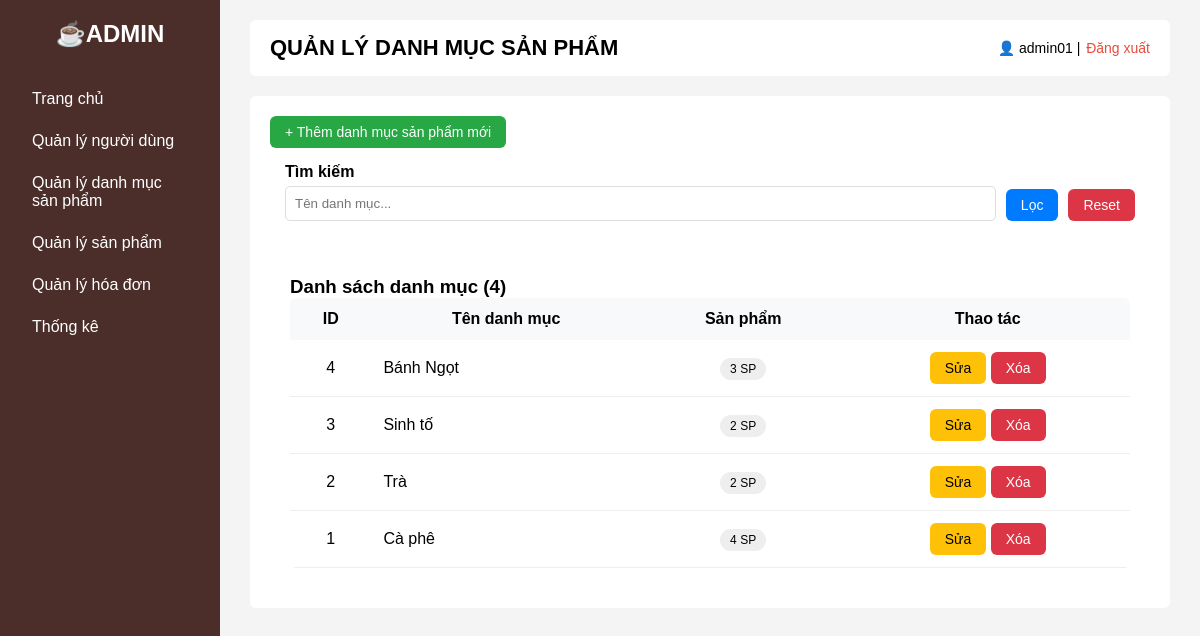
The page /php/phpAdmin/categories.php (signed in) on the database its author committed.
### tables this page shows
CREATE TABLE `categories` (
  `id` int(11) NOT NULL,
  `name` varchar(100) NOT NULL,
  `created_at` timestamp NOT NULL DEFAULT current_timestamp()
);

### php/phpAdmin/categories.php (the view, shortened to what this page needs)
<?php
include "../connect.php";
$search = trim($_GET["txt_search_category"] ?? "");
$sql = "
    SELECT c.id, c.name, COUNT(p.id) AS product_count
    FROM categories c
    LEFT JOIN products p ON c.id = p.category_id
    WHERE c.name LIKE '%$search%'
    GROUP BY c.id, c.name
    ORDER BY c.id DESC
";
$result = $conn->query($sql);
?>
<!DOCTYPE html>
<html lang="vi">
<head>
    <link rel="stylesheet" href="/quanlyquancaphe_web/Coffee_Web/css/home.css?v=<?php echo time(); ?>">
    <link rel="stylesheet" href="/quanlyquancaphe_web/Coffee_Web/css/categories.css?v=<?php echo time(); ?>">
</head>
<body>
    <div class="layout">
        <aside class="sidebar">
            <h2>☕ADMIN</h2>
            <ul>
                <li><a href="adminHome.php">Trang chủ</a></li>
                <li><a href="adminUsers.php">Quản lý người dùng</a></li>
                <li><a href="categories.php" class="active">Quản lý danh mục sản phẩm</a></li>
                <li><a href="products.php">Quản lý sản phẩm</a></li>
                <li><a href="orders.php">Quản lý hóa đơn</a></li>
                <li><a href="statistics.php">Thống kê</a></li>
            </ul>
        </aside>
        <main class="content">
            <header class="topbar">
                <h1>QUẢN LÝ DANH MỤC SẢN PHẨM</h1>
                <div class="account">
                    👤 <?= htmlspecialchars($_SESSION["username"]) ?> |
                    <a href="../phpAccount/logout.php">Đăng xuất</a>
                </div>
            </header>
            <section class="welcome">
                <div>
                    <button onclick="openAddModal()" class="btn btn-success">
                        + Thêm danh mục sản phẩm mới
                    </button>
                </div>
                <div class="filter-section">
                    <form method="GET">
                        <div class="form-group">
                            <label>Tìm kiếm</label>
                            <input type="text"
                                name="txt_search_category"
                                value="<?= $search ?>"
                                placeholder="Tên danh mục...">
                        </div>
                        <button class="btn btn-primary">Lọc</button>
                        <a href="categories.php" class="btn btn-delete">Reset</a>
                    </form>
                </div>
                <div class="table-wrap">
                    <h3>Danh sách danh mục (<?= $result->num_rows ?>)</h3>
                    <table>
                        <thead>
                            <tr>
                                <th>ID</th>
                                <th>Tên danh mục</th>
                                <th>Sản phẩm</th>
                                <th>Thao tác</th>
                            </tr>
                        </thead>
                        <tbody>
                            <?php while ($row = $result->fetch_assoc()): ?>
                                <tr>
                                    <td class="center"><?= $row["id"] ?></td>
                                    <td class="left"><?= $row["name"] ?></td>
                                    <td class="center">
                                        <span class="badge"><?= $row["product_count"] ?> SP</span>
                                    </td>
                                    <td class="center">
                                        <button class="btn btn-edit"
                                            onclick="openEditModal(<?= $row['id'] ?>,'<?= $row['name'], ENT_QUOTES ?>')">
                                            Sửa
                                        </button>
                                        <form method="POST" style="display:inline"
                                            onsubmit="return confirm('Xóa danh mục này?')">
                                            <button name="btn_delete_category"
                                                class="btn btn-delete"
                                                <?= $row["product_count"] > 0 ? "disabled" : "" ?>>
                                                Xóa
                                            </button>
                                        </form>
                                    </td>
                                </tr>
                            <?php endwhile; ?>
                        </tbody>
                    </table>
                </div>
        </main>
    </div>
</body>
</html>

### css/home.css (style rules this page uses)
* { margin: 0; padding: 0; box-sizing: border-box; font-family: Arial, sans-serif; }
.layout { display: flex; min-height: 100vh; background: #f4f4f4; }
.sidebar { width: 220px; background: #4b2e2a; color: white; padding: 20px; position: sticky; top: 0; height: 100vh; overflow-y: auto; }
.sidebar h2 { text-align: center; margin-bottom: 30px; }
.sidebar ul { list-style: none; }
.sidebar li { padding: 12px; cursor: pointer; border-radius: 5px; }
.content { flex: 1; padding: 20px 30px; }
.topbar { display: flex; justify-content: space-between; align-items: center; background: white; padding: 15px 20px; border-radius: 6px; margin-bottom: 20px; }
.topbar h1 { font-size: 22px; }
.account { font-size: 14px; }
.account a { text-decoration: none; color: #e74c3c; margin-left: 2px; }
.welcome { background: white; padding: 20px; border-radius: 6px; }
.sidebar a { text-decoration: none; color: white; display: block; width: 100%; }
table { width: 100%; background: white; border-collapse: collapse; border-radius: 6px; overflow: hidden; }
th { background: #4b2e2a; color: white; padding: 12px; text-align: center; }
td { padding: 10px; text-align: center; border-bottom: 1px solid #eee; }
.btn-delete { background: #e74c3c; color: white; padding: 6px 12px; border-radius: 4px; text-decoration: none; font-size: 14px; }

### css/categories.css (style rules this page uses)
.btn { padding: 8px 15px; border-radius: 6px; border: none; cursor: pointer; font-size: 14px; }
.btn-success { background-color: #28a745; color: white; }
.btn-edit { background: #ffc107; color: #000; }
.btn-delete { background: #dc3545; color: #fff; }
.btn-primary { background: #007bff; color: #fff; }
.filter-section { background: #fff; padding: 15px; border-radius: 8px; margin-bottom: 20px; }
.filter-section form { display: flex; gap: 10px; align-items: flex-end; }
.filter-section .form-group { flex: 1; margin: 0; }
.form-group { margin-bottom: 15px; }
.form-group label { font-weight: 600; margin-bottom: 5px; display: block; }
.form-group input { width: 100%; padding: 9px; border-radius: 5px; border: 1px solid #ddd; }
.table-wrap { background: #fff; padding: 20px; border-radius: 8px; }
table { width: 100%; border-collapse: collapse; }
th { background: #f8f9fa; padding: 12px; text-align: center; color: #000 !important; }
td { padding: 12px; border-bottom: 1px solid #eee; }
td.left { text-align: left; }
td.center { text-align: center; }
.badge { padding: 4px 10px; border-radius: 12px; font-size: 12px; background: #eee; }

### rows shown on the page
categories: id "4", name "Bánh Ngọt", product_count "3"
categories: id "3", name "Sinh tố", product_count "2"
categories: id "2", name "Trà", product_count "2"
categories: id "1", name "Cà phê", product_count "4"

### other values the page prints
$_SESSION["username"] "admin01"
$result->num_rows "4"
